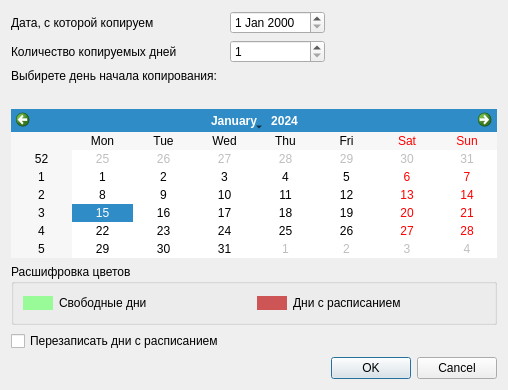
<?xml version="1.0" encoding="UTF-8"?>
<ui version="4.0">
 <class>DublicateWeekDialog</class>
 <widget class="QDialog" name="DublicateWeekDialog">
  <property name="geometry">
   <rect>
    <x>0</x>
    <y>0</y>
    <width>460</width>
    <height>390</height>
   </rect>
  </property>
  <property name="windowTitle">
   <string>Копировать за период</string>
  </property>
  <layout class="QGridLayout" name="gridLayout">
   <item row="0" column="0">
    <widget class="QLabel" name="label">
     <property name="text">
      <string>Дата, с которой копируем</string>
     </property>
    </widget>
   </item>
   <item row="0" column="1">
    <widget class="CDateEdit" name="edtStart">
     <property name="enabled">
      <bool>true</bool>
     </property>
     <property name="sizePolicy">
      <sizepolicy hsizetype="Maximum" vsizetype="Fixed">
       <horstretch>0</horstretch>
       <verstretch>0</verstretch>
      </sizepolicy>
     </property>
    </widget>
   </item>
   <item row="2" column="0">
    <widget class="QLabel" name="label_2">
     <property name="text">
      <string>Количество копируемых дней</string>
     </property>
    </widget>
   </item>
   <item row="2" column="1">
    <widget class="QSpinBox" name="edtCountDays">
     <property name="sizePolicy">
      <sizepolicy hsizetype="Minimum" vsizetype="Fixed">
       <horstretch>0</horstretch>
       <verstretch>0</verstretch>
      </sizepolicy>
     </property>
     <property name="minimum">
      <number>1</number>
     </property>
     <property name="maximum">
      <number>7</number>
     </property>
    </widget>
   </item>
   <item row="3" column="0" colspan="2">
    <widget class="QLabel" name="label_3">
     <property name="text">
      <string>Выбирете день начала копирования:</string>
     </property>
    </widget>
   </item>
   <item row="2" column="2">
    <spacer name="horizontalSpacer">
     <property name="orientation">
      <enum>Qt::Horizontal</enum>
     </property>
     <property name="sizeHint" stdset="0">
      <size>
       <width>40</width>
       <height>20</height>
      </size>
     </property>
    </spacer>
   </item>
   <item row="5" column="0" colspan="3">
    <widget class="CCalendarWidget" name="calendar">
     <property name="sizePolicy">
      <sizepolicy hsizetype="Preferred" vsizetype="MinimumExpanding">
       <horstretch>0</horstretch>
       <verstretch>0</verstretch>
      </sizepolicy>
     </property>
     <property name="firstDayOfWeek">
      <enum>Qt::Monday</enum>
     </property>
     <property name="gridVisible">
      <bool>false</bool>
     </property>
    </widget>
   </item>
   <item row="8" column="2">
    <widget class="QDialogButtonBox" name="buttonBox">
     <property name="orientation">
      <enum>Qt::Horizontal</enum>
     </property>
     <property name="standardButtons">
      <set>QDialogButtonBox::Cancel|QDialogButtonBox::Ok</set>
     </property>
    </widget>
   </item>
   <item row="6" column="0" colspan="3">
    <widget class="QGroupBox" name="groupBox">
     <property name="title">
      <string>Расшифровка цветов</string>
     </property>
     <layout class="QGridLayout" name="gridLayout_2">
      <item row="0" column="1">
       <layout class="QHBoxLayout" name="horizontalLayout_2">
        <item>
         <widget class="QLabel" name="label_4">
          <property name="text">
           <string>&lt;html&gt;&lt;head/&gt;&lt;body&gt;&lt;p&gt;&lt;span style=&quot; color:#CD5555;background-color:#CD5555;&quot;&gt;Good&lt;/span&gt;&lt;/p&gt;&lt;/body&gt;&lt;/html&gt;</string>
          </property>
         </widget>
        </item>
        <item>
         <widget class="QLabel" name="label_6">
          <property name="text">
           <string>Дни с расписанием</string>
          </property>
         </widget>
        </item>
        <item>
         <spacer name="horizontalSpacer_3">
          <property name="orientation">
           <enum>Qt::Horizontal</enum>
          </property>
          <property name="sizeHint" stdset="0">
           <size>
            <width>40</width>
            <height>20</height>
           </size>
          </property>
         </spacer>
        </item>
       </layout>
      </item>
      <item row="0" column="0">
       <layout class="QHBoxLayout" name="horizontalLayout_3">
        <item>
         <widget class="QLabel" name="lblGoodColor">
          <property name="text">
           <string>&lt;html&gt;&lt;head/&gt;&lt;body&gt;&lt;p&gt;&lt;span style=&quot; color:#98fb98;background-color:#98fb98;&quot;&gt;Good&lt;/span&gt;&lt;/p&gt;&lt;/body&gt;&lt;/html&gt;</string>
          </property>
         </widget>
        </item>
        <item>
         <widget class="QLabel" name="label_5">
          <property name="text">
           <string>Свободные дни</string>
          </property>
         </widget>
        </item>
        <item>
         <spacer name="horizontalSpacer_2">
          <property name="orientation">
           <enum>Qt::Horizontal</enum>
          </property>
          <property name="sizeHint" stdset="0">
           <size>
            <width>40</width>
            <height>20</height>
           </size>
          </property>
         </spacer>
        </item>
       </layout>
      </item>
     </layout>
    </widget>
   </item>
   <item row="4" column="0" colspan="3">
    <widget class="QLabel" name="lblWarning">
     <property name="text">
      <string/>
     </property>
    </widget>
   </item>
   <item row="7" column="0">
    <widget class="QCheckBox" name="chkBusyDays">
     <property name="text">
      <string>Перезаписать дни с расписанием</string>
     </property>
    </widget>
   </item>
  </layout>
 </widget>
 <customwidgets>
  <customwidget>
   <class>CCalendarWidget</class>
   <extends>QCalendarWidget</extends>
   <header location="global">library.calendar</header>
  </customwidget>
  <customwidget>
   <class>CDateEdit</class>
   <extends>QDateEdit</extends>
   <header>library/DateEdit.h</header>
  </customwidget>
 </customwidgets>
 <resources/>
 <connections>
  <connection>
   <sender>buttonBox</sender>
   <signal>accepted()</signal>
   <receiver>DublicateWeekDialog</receiver>
   <slot>accept()</slot>
   <hints>
    <hint type="sourcelabel">
     <x>248</x>
     <y>254</y>
    </hint>
    <hint type="destinationlabel">
     <x>157</x>
     <y>274</y>
    </hint>
   </hints>
  </connection>
  <connection>
   <sender>buttonBox</sender>
   <signal>rejected()</signal>
   <receiver>DublicateWeekDialog</receiver>
   <slot>reject()</slot>
   <hints>
    <hint type="sourcelabel">
     <x>316</x>
     <y>260</y>
    </hint>
    <hint type="destinationlabel">
     <x>286</x>
     <y>274</y>
    </hint>
   </hints>
  </connection>
 </connections>
</ui>
